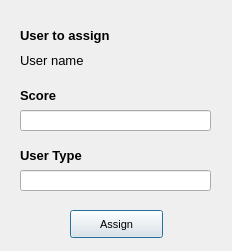
<?xml version="1.0" encoding="UTF-8"?>
<ui version="4.0">
 <class>Dialog</class>
 <widget class="QDialog" name="Dialog">
  <property name="geometry">
   <rect>
    <x>0</x>
    <y>0</y>
    <width>232</width>
    <height>251</height>
   </rect>
  </property>
  <property name="windowTitle">
   <string>Assign User Score</string>
  </property>
  <widget class="QLabel" name="label_25">
   <property name="geometry">
    <rect>
     <x>20</x>
     <y>20</y>
     <width>181</width>
     <height>31</height>
    </rect>
   </property>
   <property name="font">
    <font>
     <pointsize>10</pointsize>
     <weight>75</weight>
     <bold>true</bold>
    </font>
   </property>
   <property name="text">
    <string>User to assign</string>
   </property>
  </widget>
  <widget class="QLineEdit" name="lineEdit_3">
   <property name="geometry">
    <rect>
     <x>20</x>
     <y>110</y>
     <width>191</width>
     <height>21</height>
    </rect>
   </property>
   <property name="text">
    <string/>
   </property>
  </widget>
  <widget class="QLabel" name="label_26">
   <property name="geometry">
    <rect>
     <x>20</x>
     <y>80</y>
     <width>181</width>
     <height>31</height>
    </rect>
   </property>
   <property name="font">
    <font>
     <pointsize>10</pointsize>
     <weight>75</weight>
     <bold>true</bold>
    </font>
   </property>
   <property name="text">
    <string>Score</string>
   </property>
  </widget>
  <widget class="QLabel" name="label_50">
   <property name="geometry">
    <rect>
     <x>20</x>
     <y>50</y>
     <width>181</width>
     <height>21</height>
    </rect>
   </property>
   <property name="font">
    <font>
     <pointsize>10</pointsize>
    </font>
   </property>
   <property name="text">
    <string>User name </string>
   </property>
  </widget>
  <widget class="QLineEdit" name="lineEdit_4">
   <property name="geometry">
    <rect>
     <x>20</x>
     <y>170</y>
     <width>191</width>
     <height>21</height>
    </rect>
   </property>
   <property name="text">
    <string/>
   </property>
  </widget>
  <widget class="QLabel" name="label_27">
   <property name="geometry">
    <rect>
     <x>20</x>
     <y>140</y>
     <width>181</width>
     <height>31</height>
    </rect>
   </property>
   <property name="font">
    <font>
     <pointsize>10</pointsize>
     <weight>75</weight>
     <bold>true</bold>
    </font>
   </property>
   <property name="text">
    <string>User Type</string>
   </property>
  </widget>
  <widget class="QPushButton" name="pushButton_60">
   <property name="geometry">
    <rect>
     <x>70</x>
     <y>210</y>
     <width>93</width>
     <height>28</height>
    </rect>
   </property>
   <property name="font">
    <font>
     <pointsize>8</pointsize>
    </font>
   </property>
   <property name="text">
    <string>Assign</string>
   </property>
   <property name="autoDefault">
    <bool>false</bool>
   </property>
   <property name="default">
    <bool>true</bool>
   </property>
  </widget>
 </widget>
 <resources/>
 <connections/>
</ui>
